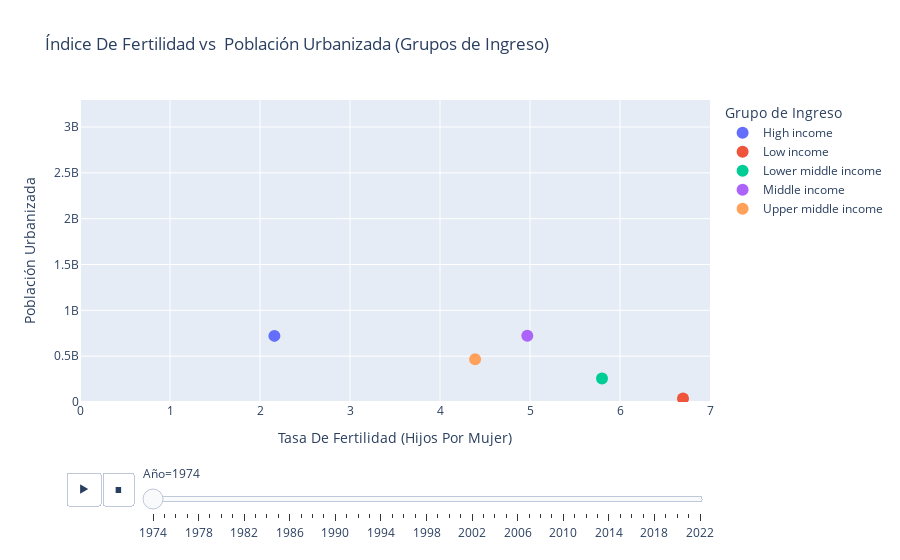

Source (notebook cell):
### Code cell
import plotly.express as px

# Seleccionar columnas de años desde 1974 en adelante
year_cols = [col for col in demographics.columns if col.isdigit() and int(col) >= 1974]

# Lista de income groups a mostrar
income_groups = [
    'Upper middle income', 'Middle income', 'Lower middle income', 'Low income', 'High income'
]

# Filtrar para las dos series de interés y solo los grupos de ingreso
df_fertility_income = demographics[
    (demographics['Series Name'] == 'Fertility rate, total (births per woman)') &
    (demographics['Country Name'].isin(income_groups))
]
df_urban_income = demographics[
    (demographics['Series Name'] == 'Urban population') &
    (demographics['Country Name'].isin(income_groups))
]

# Melt para formato largo
fertility_melted_income = df_fertility_income.melt(
    id_vars=['Country Name'],
    value_vars=year_cols,
    var_name='Year',
    value_name='Tasa De Fertilidad (Hijos Por Mujer)'
).dropna()

urban_melted_income = df_urban_income.melt(
    id_vars=['Country Name'],
    value_vars=year_cols,
    var_name='Year',
    value_name='Población Urbanizada'
).dropna()

# Unir ambos dataframes por grupo de ingreso y año
merged_income = pd.merge(
    fertility_melted_income,
    urban_melted_income,
    on=['Country Name', 'Year'],
    how='inner'
)

# Graficar dispersión diferenciando por grupo de ingreso
fig = px.scatter(
    merged_income,
    x='Tasa De Fertilidad (Hijos Por Mujer)',
    y='Población Urbanizada',
    color='Country Name',
    animation_frame='Year',
    title='Índice De Fertilidad vs  Población Urbanizada (Grupos de Ingreso)',
    labels={
        'Tasa De Fertilidad (Hijos Por Mujer)': 'Tasa De Fertilidad (Hijos Por Mujer)',
        'Población Urbanizada': 'Población Urbanizada',
        'Country Name': 'Grupo de Ingreso'
    }
)

fig.update_xaxes(range=[0, 7])
fig.update_yaxes(range=[0, merged_income['Población Urbanizada'].max() * 1.05])
fig.update_traces(marker=dict(size=12))

# Cambiar la leyenda de "Year=" a "Año="
for frame in fig.frames:
    frame.name = frame.name.replace("Year=", "Año=")
fig.layout.sliders[0].currentvalue.prefix = "Año="

fig.show()

### Figure 1 — Plotly figure (JSON) as saved in the notebook; plotly's stock layout.template omitted (floating-point values rounded to 4 significant figures)
{"data": [{"hovertemplate": "Grupo de Ingreso=High income<br>Year=1974<br>Tasa De Fertilidad (Hijos Por Mujer)=%{x}<br>Población Urbanizada=%{y}<extra></extra>", "legendgroup": "High income", "marker": {"color": "#636efa", "size": 12, "symbol": "circle"}, "mode": "markers", "name": "High income", "orientation": "v", "showlegend": true, "type": "scatter", "x": [2.16], "xaxis": "x", "y": [721300000.0], "yaxis": "y"}, {"hovertemplate": "Grupo de Ingreso=Low income<br>Year=1974<br>Tasa De Fertilidad (Hijos Por Mujer)=%{x}<br>Población Urbanizada=%{y}<extra></extra>", "legendgroup": "Low income", "marker": {"color": "#EF553B", "size": 12, "symbol": "circle"}, "mode": "markers", "name": "Low income", "orientation": "v", "showlegend": true, "type": "scatter", "x": [6.7], "xaxis": "x", "y": [37130000.0], "yaxis": "y"}, {"hovertemplate": "Grupo de Ingreso=Lower middle income<br>Year=1974<br>Tasa De Fertilidad (Hijos Por Mujer)=%{x}<br>Población Urbanizada=%{y}<extra></extra>", "legendgroup": "Lower middle income", "marker": {"color": "#00cc96", "size": 12, "symbol": "circle"}, "mode": "markers", "name": "Lower middle income", "orientation": "v", "showlegend": true, "type": "scatter", "x": [5.8], "xaxis": "x", "y": [257000000.0], "yaxis": "y"}, {"hovertemplate": "Grupo de Ingreso=Middle income<br>Year=1974<br>Tasa De Fertilidad (Hijos Por Mujer)=%{x}<br>Población Urbanizada=%{y}<extra></extra>", "legendgroup": "Middle income", "marker": {"color": "#ab63fa", "size": 12, "symbol": "circle"}, "mode": "markers", "name": "Middle income", "orientation": "v", "showlegend": true, "type": "scatter", "x": [4.97], "xaxis": "x", "y": [723800000.0], "yaxis": "y"}, {"hovertemplate": "Grupo de Ingreso=Upper middle income<br>Year=1974<br>Tasa De Fertilidad (Hijos Por Mujer)=%{x}<br>Población Urbanizada=%{y}<extra></extra>", "legendgroup": "Upper middle income", "marker": {"color": "#FFA15A", "size": 12, "symbol": "circle"}, "mode": "markers", "name": "Upper middle income", "orientation": "v", "showlegend": true, "type": "scatter", "x": [4.39], "xaxis": "x", "y": [466800000.0], "yaxis": "y"}], "layout": {"legend": {"title": {"text": "Grupo de Ingreso"}, "tracegroupgap": 0}, "sliders": [{"active": 0, "currentvalue": {"prefix": "Año="}, "len": 0.9, "pad": {"b": 10, "t": 60}, "steps": [{"args": [["1974"], {"frame": {"duration": 0, "redraw": false}, "fromcurrent": true, "mode": "immediate", "transition": {"duration": 0, "easing": "linear"}}], "label": "1974", "method": "animate"}, {"args": [["1975"], {"frame": {"duration": 0, "redraw": false}, "fromcurrent": true, "mode": "immediate", "transition": {"duration": 0, "easing": "linear"}}], "label": "1975", "method": "animate"}, {"args": [["1976"], {"frame": {"duration": 0, "redraw": false}, "fromcurrent": true, "mode": "immediate", "transition": {"duration": 0, "easing": "linear"}}], "label": "1976", "method": "animate"}, {"args": [["1977"], {"frame": {"duration": 0, "redraw": false}, "fromcurrent": true, "mode": "immediate", "transition": {"duration": 0, "easing": "linear"}}], "label": "1977", "method": "animate"}, {"args": [["1978"], {"frame": {"duration": 0, "redraw": false}, "fromcurrent": true, "mode": "immediate", "transition": {"duration": 0, "easing": "linear"}}], "label": "1978", "method": "animate"}, {"args": [["1979"], {"frame": {"duration": 0, "redraw": false}, "fromcurrent": true, "mode": "immediate", "transition": {"duration": 0, "easing": "linear"}}], "label": "1979", "method": "animate"}, {"args": [["1980"], {"frame": {"duration": 0, "redraw": false}, "fromcurrent": true, "mode": "immediate", "transition": {"duration": 0, "easing": "linear"}}], "label": "1980", "method": "animate"}, {"args": [["1981"], {"frame": {"duration": 0, "redraw": false}, "fromcurrent": true, "mode": "immediate", "transition": {"duration": 0, "easing": "linear"}}], "label": "1981", "method": "animate"}, {"args": [["1982"], {"frame": {"duration": 0, "redraw": false}, "fromcurrent": true, "mode": "immediate", "transition": {"duration": 0, "easing": "linear"}}], "label": "1982", "method": "animate"}, {"args": [["1983"], {"frame": {"duration": 0, "redraw": false}, "fromcurrent": true, "mode": "immediate", "transition": {"duration": 0, "easing": "linear"}}], "label": "1983", "method": "animate"}, {"args": [["1984"], {"frame": {"duration": 0, "redraw": false}, "fromcurrent": true, "mode": "immediate", "transition": {"duration": 0, "easing": "linear"}}], "label": "1984", "method": "animate"}, {"args": [["1985"], {"frame": {"duration": 0, "redraw": false}, "fromcurrent": true, "mode": "immediate", "transition": {"duration": 0, "easing": "linear"}}], "label": "1985", "method": "animate"}, {"args": [["1986"], {"frame": {"duration": 0, "redraw": false}, "fromcurrent": true, "mode": "immediate", "transition": {"duration": 0, "easing": "linear"}}], "label": "1986", "method": "animate"}, {"args": [["1987"], {"frame": {"duration": 0, "redraw": false}, "fromcurrent": true, "mode": "immediate", "transition": {"duration": 0, "easing": "linear"}}], "label": "1987", "method": "animate"}, {"args": [["1988"], {"frame": {"duration": 0, "redraw": false}, "fromcurrent": true, "mode": "immediate", "transition": {"duration": 0, "easing": "linear"}}], "label": "1988", "method": "animate"}, {"args": [["1989"], {"frame": {"duration": 0, "redraw": false}, "fromcurrent": true, "mode": "immediate", "transition": {"duration": 0, "easing": "linear"}}], "label": "1989", "method": "animate"}, {"args": [["1990"], {"frame": {"duration": 0, "redraw": false}, "fromcurrent": true, "mode": "immediate", "transition": {"duration": 0, "easing": "linear"}}], "label": "1990", "method": "animate"}, {"args": [["1991"], {"frame": {"duration": 0, "redraw": false}, "fromcurrent": true, "mode": "immediate", "transition": {"duration": 0, "easing": "linear"}}], "label": "1991", "method": "animate"}, {"args": [["1992"], {"frame": {"duration": 0, "redraw": false}, "fromcurrent": true, "mode": "immediate", "transition": {"duration": 0, "easing": "linear"}}], "label": "1992", "method": "animate"}, {"args": [["1993"], {"frame": {"duration": 0, "redraw": false}, "fromcurrent": true, "mode": "immediate", "transition": {"duration": 0, "easing": "linear"}}], "label": "1993", "method": "animate"}, {"args": [["1994"], {"frame": {"duration": 0, "redraw": false}, "fromcurrent": true, "mode": "immediate", "transition": {"duration": 0, "easing": "linear"}}], "label": "1994", "method": "animate"}, {"args": [["1995"], {"frame": {"duration": 0, "redraw": false}, "fromcurrent": true, "mode": "immediate", "transition": {"duration": 0, "easing": "linear"}}], "label": "1995", "method": "animate"}, {"args": [["1996"], {"frame": {"duration": 0, "redraw": false}, "fromcurrent": true, "mode": "immediate", "transition": {"duration": 0, "easing": "linear"}}], "label": "1996", "method": "animate"}, {"args": [["1997"], {"frame": {"duration": 0, "redraw": false}, "fromcurrent": true, "mode": "immediate", "transition": {"duration": 0, "easing": "linear"}}], "label": "1997", "method": "animate"}, {"args": [["1998"], {"frame": {"duration": 0, "redraw": false}, "fromcurrent": true, "mode": "immediate", "transition": {"duration": 0, "easing": "linear"}}], "label": "1998", "method": "animate"}, {"args": [["1999"], {"frame": {"duration": 0, "redraw": false}, "fromcurrent": true, "mode": "immediate", "transition": {"duration": 0, "easing": "linear"}}], "label": "1999", "method": "animate"}, {"args": [["2000"], {"frame": {"duration": 0, "redraw": false}, "fromcurrent": true, "mode": "immediate", "transition": {"duration": 0, "easing": "linear"}}], "label": "2000", "method": "animate"}, {"args": [["2001"], {"frame": {"duration": 0, "redraw": false}, "fromcurrent": true, "mode": "immediate", "transition": {"duration": 0, "easing": "linear"}}], "label": "2001", "method": "animate"}, {"args": [["2002"], {"frame": {"duration": 0, "redraw": false}, "fromcurrent": true, "mode": "immediate", "transition": {"duration": 0, "easing": "linear"}}], "label": "2002", "method": "animate"}, {"args": [["2003"], {"frame": {"duration": 0, "redraw": false}, "fromcurrent": true, "mode": "immediate", "transition": {"duration": 0, "easing": "linear"}}], "label": "2003", "method": "animate"}, {"args": [["2004"], {"frame": {"duration": 0, "redraw": false}, "fromcurrent": true, "mode": "immediate", "transition": {"duration": 0, "easing": "linear"}}], "label": "2004", "method": "animate"}, {"args": [["2005"], {"frame": {"duration": 0, "redraw": false}, "fromcurrent": true, "mode": "immediate", "transition": {"duration": 0, "easing": "linear"}}], "label": "2005", "method": "animate"}, {"args": [["2006"], {"frame": {"duration": 0, "redraw": false}, "fromcurrent": true, "mode": "immediate", "transition": {"duration": 0, "easing": "linear"}}], "label": "2006", "method": "animate"}, {"args": [["2007"], {"frame": {"duration": 0, "redraw": false}, "fromcurrent": true, "mode": "immediate", "transition": {"duration": 0, "easing": "linear"}}], "label": "2007", "method": "animate"}, {"args": [["2008"], {"frame": {"duration": 0, "redraw": false}, "fromcurrent": true, "mode": "immediate", "transition": {"duration": 0, "easing": "linear"}}], "label": "2008", "method": "animate"}, {"args": [["2009"], {"frame": {"duration": 0, "redraw": false}, "fromcurrent": true, "mode": "immediate", "transition": {"duration": 0, "easing": "linear"}}], "label": "2009", "method": "animate"}, {"args": [["2010"], {"frame": {"duration": 0, "redraw": false}, "fromcurrent": true, "mode": "immediate", "transition": {"duration": 0, "easing": "linear"}}], "label": "2010", "method": "animate"}, {"args": [["2011"], {"frame": {"duration": 0, "redraw": false}, "fromcurrent": true, "mode": "immediate", "transition": {"duration": 0, "easing": "linear"}}], "label": "2011", "method": "animate"}, {"args": [["2012"], {"frame": {"duration": 0, "redraw": false}, "fromcurrent": true, "mode": "immediate", "transition": {"duration": 0, "easing": "linear"}}], "label": "2012", "method": "animate"}, {"args": [["2013"], {"frame": {"duration": 0, "redraw": false}, "fromcurrent": true, "mode": "immediate", "transition": {"duration": 0, "easing": "linear"}}], "label": "2013", "method": "animate"}, {"args": [["2014"], {"frame": {"duration": 0, "redraw": false}, "fromcurrent": true, "mode": "immediate", "transition": {"duration": 0, "easing": "linear"}}], "label": "2014", "method": "animate"}, {"args": [["2015"], {"frame": {"duration": 0, "redraw": false}, "fromcurrent": true, "mode": "immediate", "transition": {"duration": 0, "easing": "linear"}}], "label": "2015", "method": "animate"}, {"args": [["2016"], {"frame": {"duration": 0, "redraw": false}, "fromcurrent": true, "mode": "immediate", "transition": {"duration": 0, "easing": "linear"}}], "label": "2016", "method": "animate"}, {"args": [["2017"], {"frame": {"duration": 0, "redraw": false}, "fromcurrent": true, "mode": "immediate", "transition": {"duration": 0, "easing": "linear"}}], "label": "2017", "method": "animate"}, {"args": [["2018"], {"frame": {"duration": 0, "redraw": false}, "fromcurrent": true, "mode": "immediate", "transition": {"duration": 0, "easing": "linear"}}], "label": "2018", "method": "animate"}, {"args": [["2019"], {"frame": {"duration": 0, "redraw": false}, "fromcurrent": true, "mode": "immediate", "transition": {"duration": 0, "easing": "linear"}}], "label": "2019", "method": "animate"}, {"args": [["2020"], {"frame": {"duration": 0, "redraw": false}, "fromcurrent": true, "mode": "immediate", "transition": {"duration": 0, "easing": "linear"}}], "label": "2020", "method": "animate"}, {"args": [["2021"], {"frame": {"duration": 0, "redraw": false}, "fromcurrent": true, "mode": "immediate", "transition": {"duration": 0, "easing": "linear"}}], "label": "2021", "method": "animate"}, {"args": [["2022"], {"frame": {"duration": 0, "redraw": false}, "fromcurrent": true, "mode": "immediate", "transition": {"duration": 0, "easing": "linear"}}], "label": "2022", "method": "animate"}], "x": 0.1, "xanchor": "left", "y": 0, "yanchor": "top"}], "title": {"text": "Índice De Fertilidad vs  Población Urbanizada (Grupos de Ingreso)"}, "updatemenus": [{"buttons": [{"args": [null, {"frame": {"duration": 500, "redraw": false}, "fromcurrent": true, "mode": "immediate", "transition": {"duration": 500, "easing": "linear"}}], "label": "&#9654;", "method": "animate"}, {"args": [[null], {"frame": {"duration": 0, "redraw": false}, "fromcurrent": true, "mode": "immediate", "transition": {"duration": 0, "easing": "linear"}}], "label": "&#9724;", "method": "animate"}], "direction": "left", "pad": {"r": 10, "t": 70}, "showactive": false, "type": "buttons", "x": 0.1, "xanchor": "right", "y": 0, "yanchor": "top"}], "xaxis": {"anchor": "y", "domain": [0, 1], "range": [0, 7], "title": {"text": "Tasa De Fertilidad (Hijos Por Mujer)"}}, "yaxis": {"anchor": "x", "domain": [0, 1], "range": [0, 3295000000.0], "title": {"text": "Población Urbanizada"}}}}
